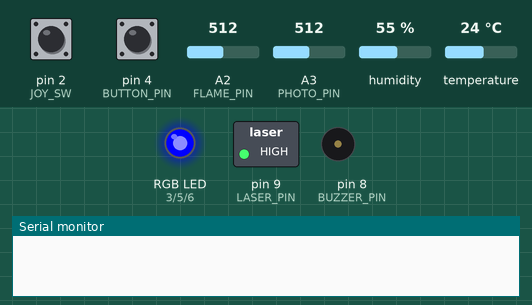
This sketch was run on a simulated Arduino Uno, built with avr-gcc and run on an emulated ATmega328P. Parts: switched loads named in the sketch (green lamp = pin HIGH), an RGB LED mixed from three pins (HIGH = lit), buzzer (waves = sounding), the last lines printed to the serial monitor. The inputs (shaded band) are chosen by the test bench; at power-on: pin 4 (BUTTON_PIN) HIGH, temperature 24 °C, pin 2 (JOY_SW) HIGH, A2 (FLAME_PIN) = 512, A3 (PHOTO_PIN) = 512, humidity 55 %.

Above: at 1.2 s.
1.3 s: pin 4 (BUTTON_PIN) pulled LOW for 1 s
At 2.8 s:
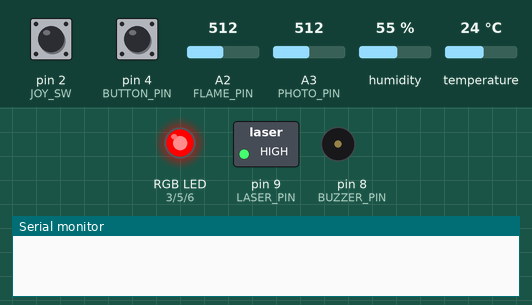
3.8 s: temperature set to 34 °C
5.5 s: temperature set to 37 °C
At 7.08 s:
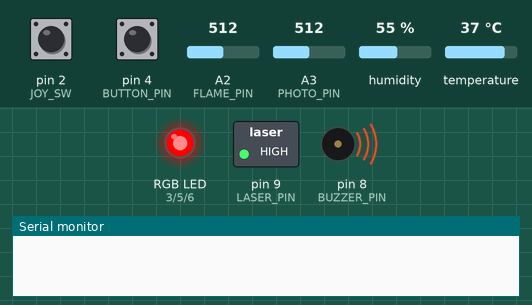
9.0 s: pin 2 (JOY_SW) pulled LOW for 3.2 s
13.7 s: pin 4 (BUTTON_PIN) pulled LOW for 0.15 s
At 15.2 s:
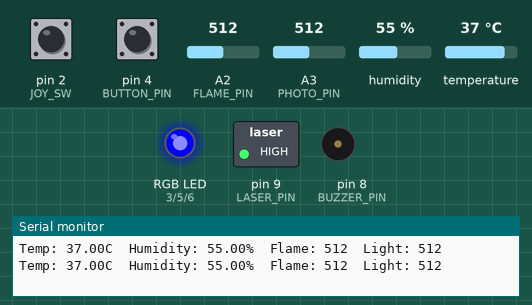
15.5 s: pin 4 (BUTTON_PIN) pulled LOW for 3.2 s
At 17.17 s:
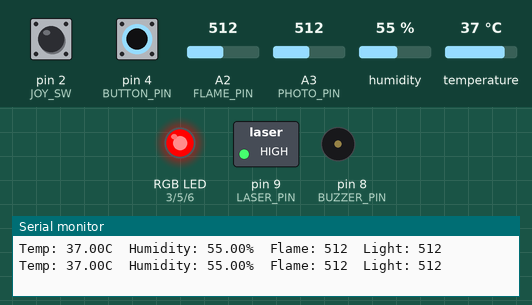
Timing chart, 0 to 21.2 s (numbered marks = the images above; inputs shaded):
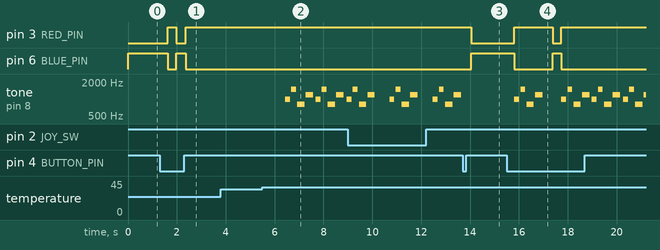

Measured:
- the behaviour switches between 35 and 36 °C on temperature (found by bisection; images 1 and 2)
- after the input at 1.3 s, pin 3 (RED_PIN): LOW → HIGH after 0.33 s, → LOW 0.35 s later, → HIGH 0.37 s later; pin 6 (BLUE_PIN): HIGH → LOW after 0.33 s, → HIGH 0.35 s later, → LOW 0.37 s later
- after the input at 3.8 s, every drawn part: stays the same
- after the input at 5.5 s, tone on pin 8 (BUZZER_PIN): plays 1000 Hz for 0.20 s, 1500 Hz for 0.20 s, 800 Hz for 0.30 s, 1200 Hz for 0.30 s, 1000 Hz for 0.20 s, 1500 Hz for 0.20 s … (9 notes in this stretch), starting after 0.93 s
- after the input at 13.7 s, pin 3 (RED_PIN): HIGH → LOW after 0.36 s; pin 6 (BLUE_PIN): LOW → HIGH after 0.36 s; tone on pin 8 (BUZZER_PIN): stops changing and stays silent
- after the input at 15.5 s, pin 3 (RED_PIN): LOW → HIGH after 0.32 s, → LOW 1.6 s later, → HIGH 0.35 s later; pin 6 (BLUE_PIN): HIGH → LOW after 0.32 s, → HIGH 1.6 s later, → LOW 0.35 s later

The sketch:

securitysystemA00239107.ino
```cpp
#include <DHT.h> //library for dht sensor
#include <IRremote.h>//same here for remote
//----------------------------------------------sensor module pins---------------------------------
#define LASER_PIN 9//laser
#define PHOTO_PIN A3//photore an pin
#define FLAME_PIN A2//flame sens pin Ana
#define DHT_PIN 7//dht11 data
#define IR_PIN 11//receiver pin for IR
#define BUZZER_PIN 8//buzzer
#define BUTTON_PIN 4//button

#define RED_PIN 3//all three rgb below
#define GREEN_PIN 5
#define BLUE_PIN 6

#define JOY_X A0//all three joystick, x,y and button below
#define JOY_Y A1
#define JOY_SW 2
//---------------------------------------create-------------------------------
DHT dht(DHT_PIN, DHT11);
IRrecv irrecv(IR_PIN);
decode_results results;
//-------------------------------armed/not armed----------------------------------
bool armed = false;
bool alarmTriggered = false;
//----------------------------------RGB color function----------------------------
void rgb(int r, int g, int b)
{
  analogWrite(RED_PIN, r);
  analogWrite(GREEN_PIN, g);
  analogWrite(BLUE_PIN, b);
}
//------------------------------------------alarm-----------------------------
void melody1()
{
  tone(BUZZER_PIN, 1000, 200);
  delay(250);
  tone(BUZZER_PIN, 1500, 200);
  delay(250);
}
//-----------------------------------------alarm2---------------------------------
void melody2()
{
  tone(BUZZER_PIN, 800, 300);
  delay(350);
  tone(BUZZER_PIN, 1200, 300);
  delay(350);
}
//--------------------------------------setup---------------------------------------
void setup()
{
  Serial.begin(9600);//monitor

  pinMode(LASER_PIN, OUTPUT);//output for laser
  pinMode(BUTTON_PIN, INPUT_PULLUP);// pullup button
  pinMode(JOY_SW, INPUT_PULLUP);//joystick pullup

  pinMode(RED_PIN, OUTPUT);//rgb
  pinMode(GREEN_PIN, OUTPUT);
  pinMode(BLUE_PIN, OUTPUT);

  dht.begin();//dht11 starts
  irrecv.enableIRIn();//IR starts

  digitalWrite(LASER_PIN, HIGH);//laser is on
  rgb(0, 0, 255);//off aka blue
}
//----------------------------main loop----------------------------------------
void loop() {
//check input for IR
  if (irrecv.decode(&results))
  {
    if (results.value == 0xFFA25D)
    {
      armed = !armed;//is armed
      alarmTriggered = false;//reset
    }
    irrecv.resume();
  }
//button
  if (digitalRead(BUTTON_PIN) == LOW)
  {
    armed = !armed;//armed button
    alarmTriggered = false;//unarmed
    delay(300);
  }
//joystick press down = print values of all sensors
  int joySW = digitalRead(JOY_SW);
  if (joySW == LOW)
  {
    float t = dht.readTemperature();
    float h = dht.readHumidity();
    int flame = analogRead(FLAME_PIN);
    int light = analogRead(PHOTO_PIN);

    Serial.print("Temp: "); Serial.print(t);//text to label what is being read and where
    Serial.print("C  Humidity: "); Serial.print(h);
    Serial.print("%  Flame: "); Serial.print(flame);
    Serial.print("  Light: "); Serial.println(light);
    delay(500);
  }
//read
  int lightValue = analogRead(PHOTO_PIN);
  int flameValue = analogRead(FLAME_PIN);
  float temp = dht.readTemperature();
//system armed check for sensors
  if (armed)
  {
    rgb(255, 0, 0);

    if (lightValue < 300) alarmTriggered = true;//light
    if (flameValue < 400) alarmTriggered = true;//flame
    if (temp > 35) alarmTriggered = true;//temp

    if (alarmTriggered)
    {
      rgb(255, 0, 0);
      melody1();
      melody2();
    }
  }
//blue
  else
  {
    rgb(0, 0, 255);
  }

  delay(50);
}
```
